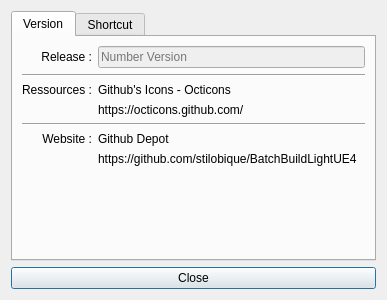
<?xml version="1.0" encoding="UTF-8"?>
<ui version="4.0">
 <class>Help</class>
 <widget class="QDialog" name="Help">
  <property name="geometry">
   <rect>
    <x>0</x>
    <y>0</y>
    <width>387</width>
    <height>300</height>
   </rect>
  </property>
  <property name="windowTitle">
   <string>Help and Shorcut</string>
  </property>
  <layout class="QGridLayout" name="gridLayout">
   <item row="1" column="0">
    <widget class="QPushButton" name="pushButtonClose">
     <property name="text">
      <string>Close</string>
     </property>
    </widget>
   </item>
   <item row="0" column="0">
    <widget class="QTabWidget" name="tabWidget">
     <property name="currentIndex">
      <number>0</number>
     </property>
     <widget class="QWidget" name="version">
      <attribute name="icon">
       <iconset>
        <normaloff>../Resources/issues-closed.png</normaloff>../Resources/issues-closed.png</iconset>
      </attribute>
      <attribute name="title">
       <string>Version</string>
      </attribute>
      <layout class="QGridLayout" name="gridLayout_2">
       <item row="5" column="1">
        <widget class="QLabel" name="label_7">
         <property name="text">
          <string>Github Depot</string>
         </property>
        </widget>
       </item>
       <item row="5" column="0">
        <widget class="QLabel" name="label_4">
         <property name="text">
          <string>Website :</string>
         </property>
         <property name="alignment">
          <set>Qt::AlignRight|Qt::AlignTrailing|Qt::AlignVCenter</set>
         </property>
        </widget>
       </item>
       <item row="2" column="1">
        <widget class="QLabel" name="label_5">
         <property name="text">
          <string>Github's Icons - Octicons</string>
         </property>
        </widget>
       </item>
       <item row="7" column="0">
        <spacer name="verticalSpacer">
         <property name="orientation">
          <enum>Qt::Vertical</enum>
         </property>
         <property name="sizeHint" stdset="0">
          <size>
           <width>20</width>
           <height>40</height>
          </size>
         </property>
        </spacer>
       </item>
       <item row="2" column="0">
        <widget class="QLabel" name="label">
         <property name="text">
          <string>Ressources :</string>
         </property>
         <property name="alignment">
          <set>Qt::AlignRight|Qt::AlignTrailing|Qt::AlignVCenter</set>
         </property>
        </widget>
       </item>
       <item row="6" column="1">
        <widget class="QLabel" name="label_url_website">
         <property name="text">
          <string>https://github.com/stilobique/BatchBuildLightUE4</string>
         </property>
         <property name="openExternalLinks">
          <bool>true</bool>
         </property>
         <property name="textInteractionFlags">
          <set>Qt::TextBrowserInteraction</set>
         </property>
        </widget>
       </item>
       <item row="3" column="1">
        <widget class="QLabel" name="label_url_octicons">
         <property name="text">
          <string>https://octicons.github.com/</string>
         </property>
        </widget>
       </item>
       <item row="0" column="0">
        <widget class="QLabel" name="label_3">
         <property name="layoutDirection">
          <enum>Qt::LeftToRight</enum>
         </property>
         <property name="text">
          <string>Release :</string>
         </property>
         <property name="alignment">
          <set>Qt::AlignRight|Qt::AlignTrailing|Qt::AlignVCenter</set>
         </property>
        </widget>
       </item>
       <item row="0" column="1">
        <widget class="QLineEdit" name="lineEdit">
         <property name="enabled">
          <bool>false</bool>
         </property>
         <property name="placeholderText">
          <string>Number Version</string>
         </property>
        </widget>
       </item>
       <item row="4" column="0" colspan="2">
        <widget class="Line" name="line">
         <property name="orientation">
          <enum>Qt::Horizontal</enum>
         </property>
        </widget>
       </item>
       <item row="1" column="0" colspan="2">
        <widget class="Line" name="line_2">
         <property name="orientation">
          <enum>Qt::Horizontal</enum>
         </property>
        </widget>
       </item>
      </layout>
     </widget>
     <widget class="QWidget" name="shortcut">
      <attribute name="icon">
       <iconset>
        <normaloff>../Resources/pencil.png</normaloff>../Resources/pencil.png</iconset>
      </attribute>
      <attribute name="title">
       <string>Shortcut</string>
      </attribute>
      <layout class="QGridLayout" name="gridLayout_3">
       <item row="0" column="0">
        <widget class="QLabel" name="label_2">
         <property name="text">
          <string>All shortcut.</string>
         </property>
        </widget>
       </item>
      </layout>
     </widget>
    </widget>
   </item>
  </layout>
 </widget>
 <resources/>
 <connections/>
</ui>
